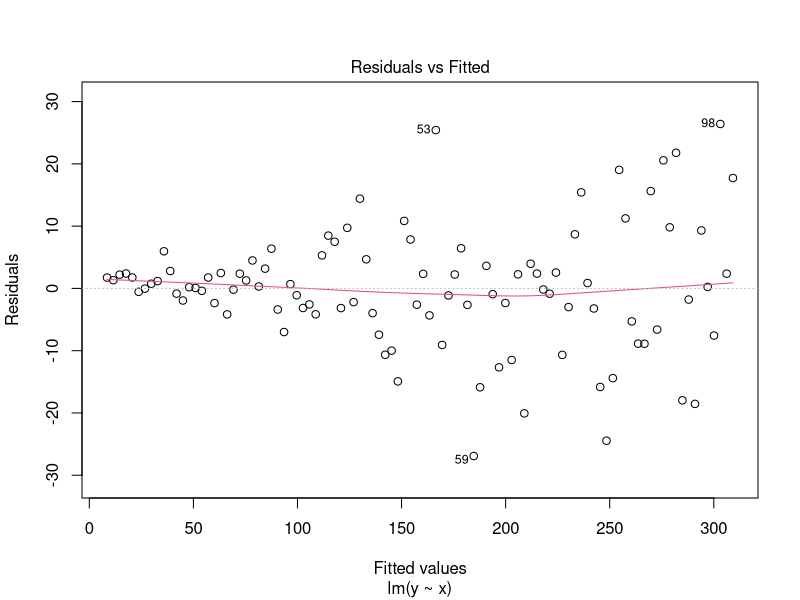
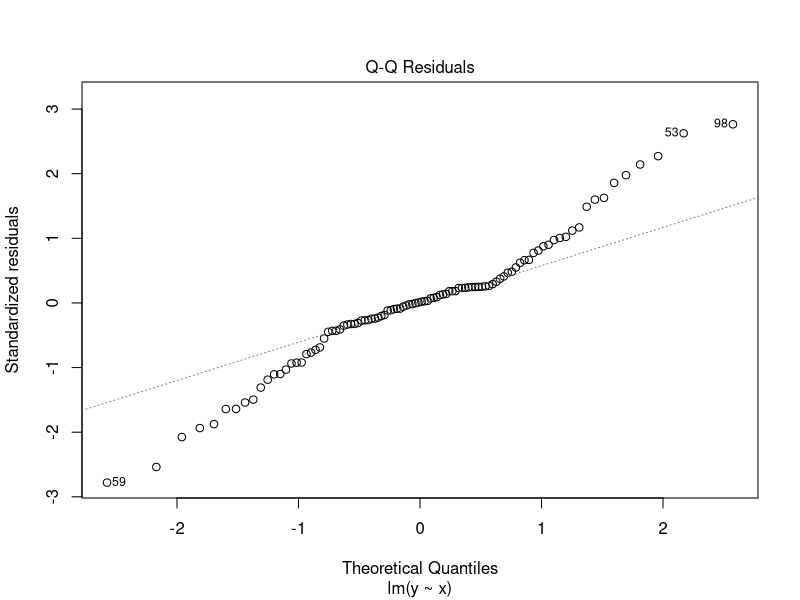
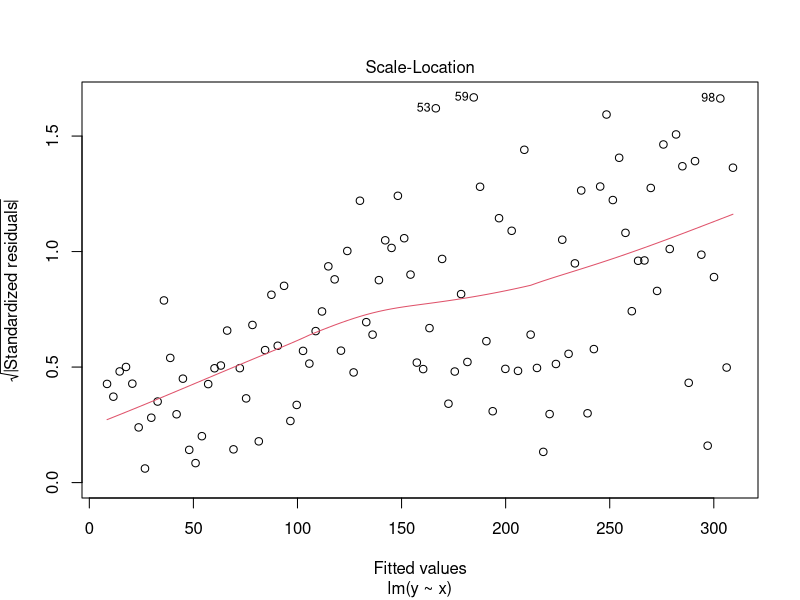
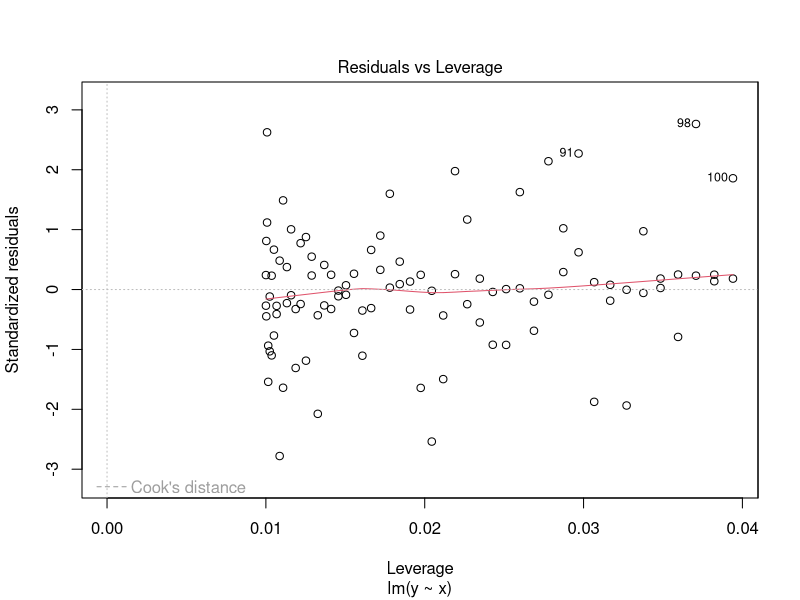
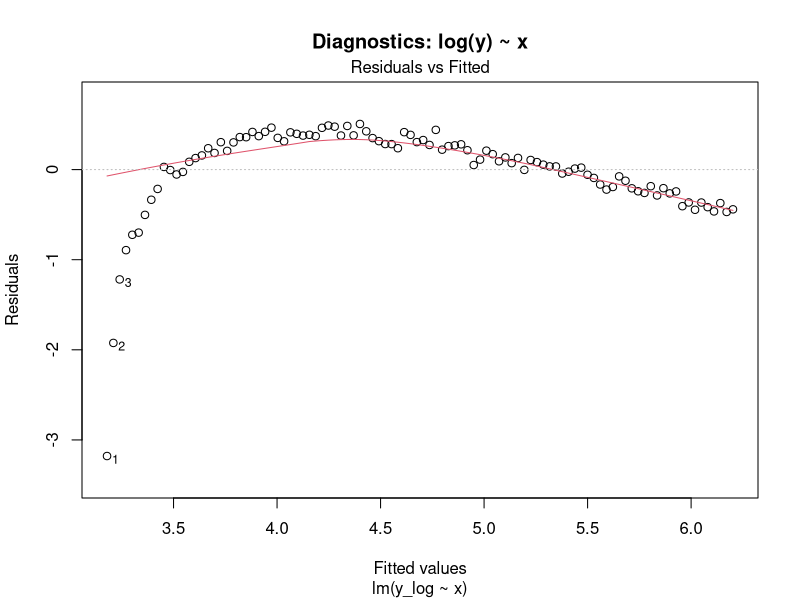
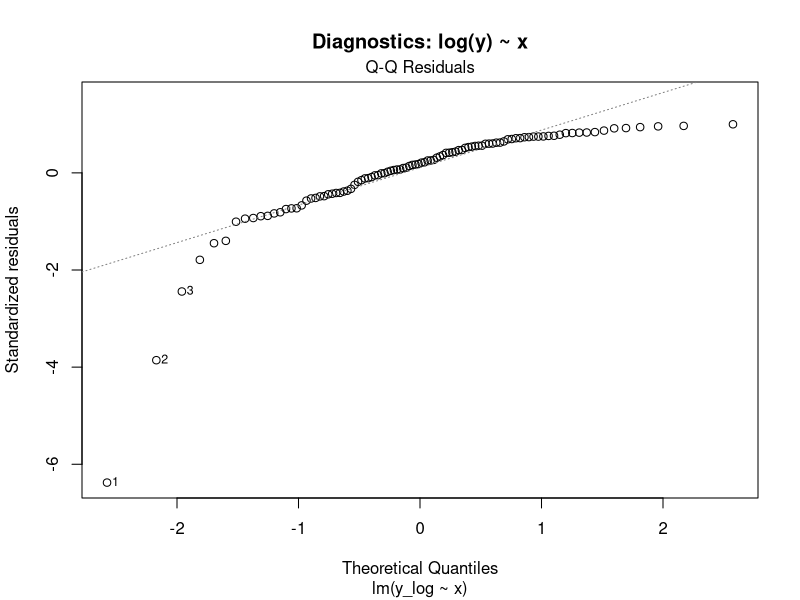
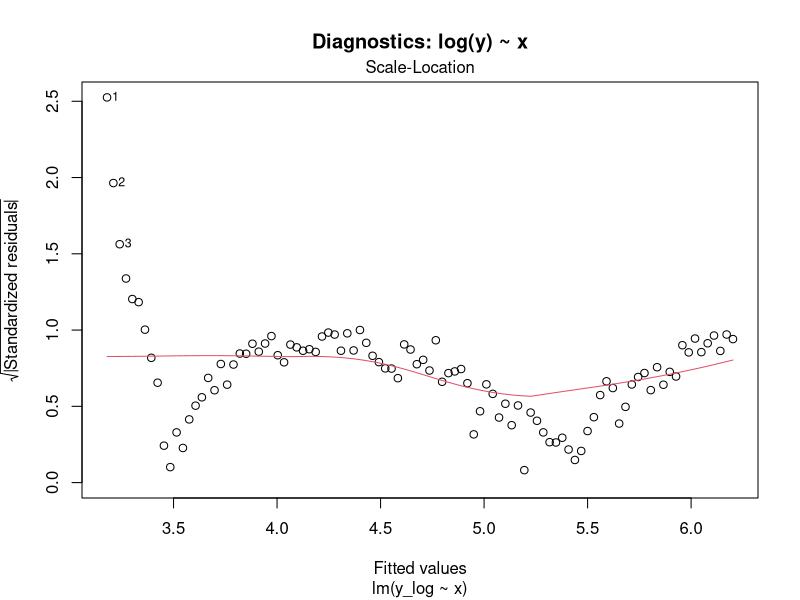
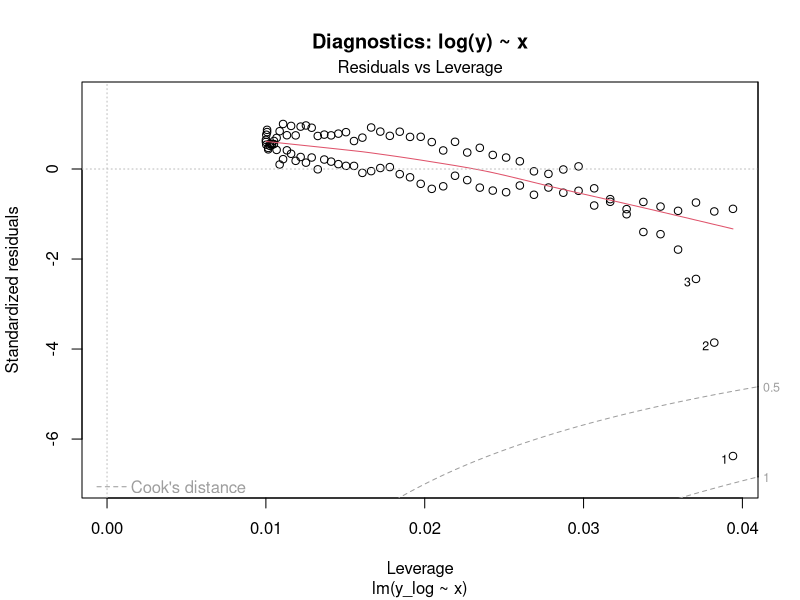

Reproduce these figures in R, in order.
## ---- chunk 1
knitr::opts_chunk$set(echo = TRUE)
## ---- chunk 2
set.seed(0)

x <- 1:100
y <- 3*x + 7 + rnorm(100, 0, x/5)
## ---- chunk 3
mod <- lm(y ~ x)
## ---- chunk 4
plot(mod)
## ---- chunk 5
y_log  <- log(y - min(y) + 1)
y_sqrt <- sqrt(y - min(y) + 1)
y_sq   <- (y)^2

mod_log  <- lm(y_log ~ x)
mod_sqrt <- lm(y_sqrt ~ x)
mod_sq   <- lm(y_sq ~ x)
## ---- chunk 6
plot(mod_log, main = "Diagnostics: log(y) ~ x")
## ---- chunk 7
plot(mod_sqrt, main = "Diagnostics: sqrt(y) ~ x")

## ---- chunk 8
plot(mod_sq, main = "Diagnostics: y^2 ~ x")
## ---- chunk 9
set.seed(0)

x1 <- 1:100
x2 <- runif(100,1,100)
x3 <- 0.7*x1 - 4 + rnorm(100)
y2 <- 3*x1 - x2 + 0.5*x3 + rnorm(100)
## ---- chunk 10
mod2 <- lm(y2 ~ x1 + x2 + x3)
## ---- chunk 11
plot(mod2)
## ---- chunk 12
cor_mod <- cor(cbind(x1, x2, x3))
cor_mod
## ---- chunk 13
#install.packages('car')
library(car)
car::vif(mod2)
## ---- chunk 14
summary(mod2)
## ---- chunk 15
mod2_reduced <- lm(y2 ~ x1 + x2)

summary(mod2_reduced)
## ---- chunk 16
mod2_combine <- lm(y2 ~ x1*x3 + x2)

summary(mod2_combine)
